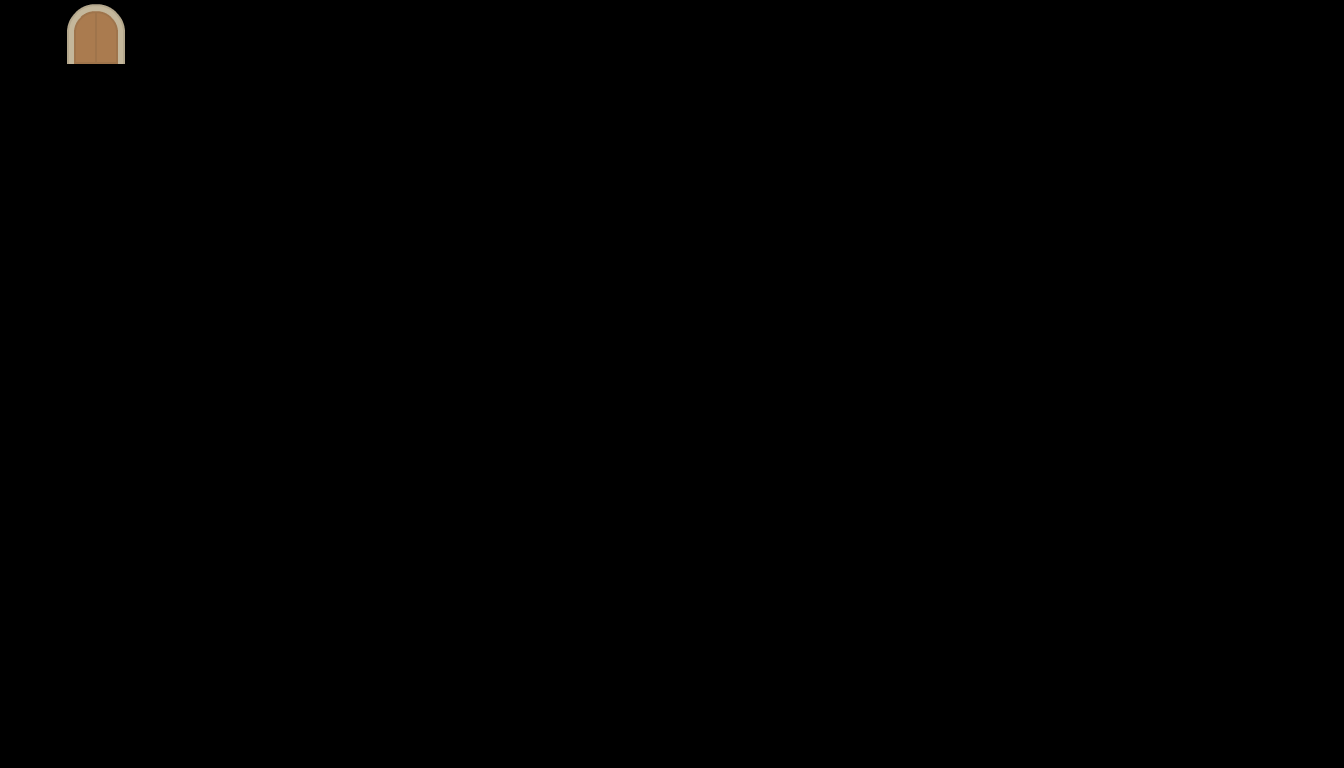

This is a level from a 2D game, rendered from its Tiled map with the project's own tilesets. A one-line summary and the complete map file follow:
An orthogonal 21x12 tile map with 64x64 px tiles, 1 tile layer (Tile Layer 1).

<map version="1.2" tiledversion="1.3.5" orientation="orthogonal" renderorder="right-down" width="21" height="12" tilewidth="64" tileheight="64" infinite="0" nextlayerid="2" nextobjectid="1">
 <tileset firstgid="1" name="rpgTile189" tilewidth="64" tileheight="64" tilecount="1" columns="1">
  <image source="Dragonsmaps/rpgTile189.png" width="64" height="64" />
 </tileset>
 <layer id="1" name="Tile Layer 1" width="21" height="12">
  <data encoding="csv">
0,1,0,0,0,0,0,0,0,0,0,0,0,0,0,0,0,0,0,0,0,
0,0,0,0,0,0,0,0,0,0,0,0,0,0,0,0,0,0,0,0,0,
0,0,0,0,0,0,0,0,0,0,0,0,0,0,0,0,0,0,0,0,0,
0,0,0,0,0,0,0,0,0,0,0,0,0,0,0,0,0,0,0,0,0,
0,0,0,0,0,0,0,0,0,0,0,0,0,0,0,0,0,0,0,0,0,
0,0,0,0,0,0,0,0,0,0,0,0,0,0,0,0,0,0,0,0,0,
0,0,0,0,0,0,0,0,0,0,0,0,0,0,0,0,0,0,0,0,0,
0,0,0,0,0,0,0,0,0,0,0,0,0,0,0,0,0,0,0,0,0,
0,0,0,0,0,0,0,0,0,0,0,0,0,0,0,0,0,0,0,0,0,
0,0,0,0,0,0,0,0,0,0,0,0,0,0,0,0,0,0,0,0,0,
0,0,0,0,0,0,0,0,0,0,0,0,0,0,0,0,0,0,0,0,0,
0,0,0,0,0,0,0,0,0,0,0,0,0,0,0,0,0,0,0,0,0
</data>
 </layer>
</map>
